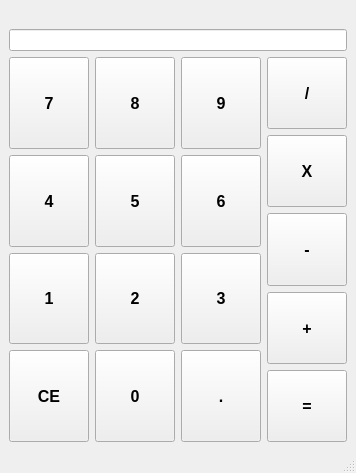
<?xml version="1.0" encoding="UTF-8"?>
<ui version="4.0">
 <class>MainWindow</class>
 <widget class="QMainWindow" name="MainWindow">
  <property name="geometry">
   <rect>
    <x>0</x>
    <y>0</y>
    <width>348</width>
    <height>473</height>
   </rect>
  </property>
  <property name="windowTitle">
   <string>MainWindow</string>
  </property>
  <widget class="QWidget" name="centralwidget">
   <layout class="QGridLayout" name="gridLayout_2">
    <item row="0" column="0">
     <layout class="QVBoxLayout" name="verticalLayout_4">
      <item>
       <layout class="QVBoxLayout" name="verticalLayout_3">
        <item>
         <layout class="QVBoxLayout" name="verticalLayout_2">
          <item>
           <widget class="QLabel" name="LB_Result">
            <property name="maximumSize">
             <size>
              <width>16777215</width>
              <height>50</height>
             </size>
            </property>
            <property name="text">
             <string/>
            </property>
           </widget>
          </item>
          <item>
           <widget class="QLineEdit" name="LE_Result"/>
          </item>
          <item>
           <layout class="QHBoxLayout" name="horizontalLayout_2">
            <item>
             <layout class="QGridLayout" name="gridLayout">
              <item row="1" column="0">
               <widget class="QPushButton" name="BTN_7">
                <property name="sizePolicy">
                 <sizepolicy hsizetype="Minimum" vsizetype="Expanding">
                  <horstretch>0</horstretch>
                  <verstretch>0</verstretch>
                 </sizepolicy>
                </property>
                <property name="font">
                 <font>
                  <pointsize>12</pointsize>
                  <weight>75</weight>
                  <bold>true</bold>
                 </font>
                </property>
                <property name="text">
                 <string>7</string>
                </property>
               </widget>
              </item>
              <item row="3" column="1">
               <widget class="QPushButton" name="BTN_2">
                <property name="sizePolicy">
                 <sizepolicy hsizetype="Minimum" vsizetype="Expanding">
                  <horstretch>0</horstretch>
                  <verstretch>0</verstretch>
                 </sizepolicy>
                </property>
                <property name="font">
                 <font>
                  <pointsize>12</pointsize>
                  <weight>75</weight>
                  <bold>true</bold>
                 </font>
                </property>
                <property name="text">
                 <string>2</string>
                </property>
               </widget>
              </item>
              <item row="2" column="0">
               <widget class="QPushButton" name="BTN_4">
                <property name="sizePolicy">
                 <sizepolicy hsizetype="Minimum" vsizetype="Expanding">
                  <horstretch>0</horstretch>
                  <verstretch>0</verstretch>
                 </sizepolicy>
                </property>
                <property name="font">
                 <font>
                  <pointsize>12</pointsize>
                  <weight>75</weight>
                  <bold>true</bold>
                 </font>
                </property>
                <property name="text">
                 <string>4</string>
                </property>
               </widget>
              </item>
              <item row="4" column="1">
               <widget class="QPushButton" name="BTN_0">
                <property name="sizePolicy">
                 <sizepolicy hsizetype="Minimum" vsizetype="Expanding">
                  <horstretch>0</horstretch>
                  <verstretch>0</verstretch>
                 </sizepolicy>
                </property>
                <property name="font">
                 <font>
                  <pointsize>12</pointsize>
                  <weight>75</weight>
                  <bold>true</bold>
                 </font>
                </property>
                <property name="text">
                 <string>0</string>
                </property>
               </widget>
              </item>
              <item row="4" column="2">
               <widget class="QPushButton" name="BTN_Decimal">
                <property name="sizePolicy">
                 <sizepolicy hsizetype="Minimum" vsizetype="Expanding">
                  <horstretch>0</horstretch>
                  <verstretch>0</verstretch>
                 </sizepolicy>
                </property>
                <property name="font">
                 <font>
                  <pointsize>12</pointsize>
                  <weight>75</weight>
                  <bold>true</bold>
                 </font>
                </property>
                <property name="text">
                 <string>.</string>
                </property>
               </widget>
              </item>
              <item row="2" column="1">
               <widget class="QPushButton" name="BTN_5">
                <property name="sizePolicy">
                 <sizepolicy hsizetype="Minimum" vsizetype="Expanding">
                  <horstretch>0</horstretch>
                  <verstretch>0</verstretch>
                 </sizepolicy>
                </property>
                <property name="font">
                 <font>
                  <pointsize>12</pointsize>
                  <weight>75</weight>
                  <bold>true</bold>
                 </font>
                </property>
                <property name="text">
                 <string>5</string>
                </property>
               </widget>
              </item>
              <item row="3" column="0">
               <widget class="QPushButton" name="BTN_1">
                <property name="sizePolicy">
                 <sizepolicy hsizetype="Minimum" vsizetype="Expanding">
                  <horstretch>0</horstretch>
                  <verstretch>0</verstretch>
                 </sizepolicy>
                </property>
                <property name="font">
                 <font>
                  <pointsize>12</pointsize>
                  <weight>75</weight>
                  <bold>true</bold>
                 </font>
                </property>
                <property name="text">
                 <string>1</string>
                </property>
               </widget>
              </item>
              <item row="3" column="2">
               <widget class="QPushButton" name="BTN_3">
                <property name="sizePolicy">
                 <sizepolicy hsizetype="Minimum" vsizetype="Expanding">
                  <horstretch>0</horstretch>
                  <verstretch>0</verstretch>
                 </sizepolicy>
                </property>
                <property name="font">
                 <font>
                  <pointsize>12</pointsize>
                  <weight>75</weight>
                  <bold>true</bold>
                 </font>
                </property>
                <property name="text">
                 <string>3</string>
                </property>
               </widget>
              </item>
              <item row="2" column="2">
               <widget class="QPushButton" name="BTN_6">
                <property name="sizePolicy">
                 <sizepolicy hsizetype="Minimum" vsizetype="Expanding">
                  <horstretch>0</horstretch>
                  <verstretch>0</verstretch>
                 </sizepolicy>
                </property>
                <property name="font">
                 <font>
                  <pointsize>12</pointsize>
                  <weight>75</weight>
                  <bold>true</bold>
                 </font>
                </property>
                <property name="text">
                 <string>6</string>
                </property>
               </widget>
              </item>
              <item row="4" column="0">
               <widget class="QPushButton" name="BTN_Clear">
                <property name="sizePolicy">
                 <sizepolicy hsizetype="Minimum" vsizetype="Expanding">
                  <horstretch>0</horstretch>
                  <verstretch>0</verstretch>
                 </sizepolicy>
                </property>
                <property name="font">
                 <font>
                  <pointsize>12</pointsize>
                  <weight>75</weight>
                  <bold>true</bold>
                 </font>
                </property>
                <property name="text">
                 <string>CE</string>
                </property>
               </widget>
              </item>
              <item row="1" column="2">
               <widget class="QPushButton" name="BTN_9">
                <property name="sizePolicy">
                 <sizepolicy hsizetype="Minimum" vsizetype="Expanding">
                  <horstretch>0</horstretch>
                  <verstretch>0</verstretch>
                 </sizepolicy>
                </property>
                <property name="font">
                 <font>
                  <pointsize>12</pointsize>
                  <weight>75</weight>
                  <bold>true</bold>
                 </font>
                </property>
                <property name="text">
                 <string>9</string>
                </property>
               </widget>
              </item>
              <item row="1" column="1">
               <widget class="QPushButton" name="BTN_8">
                <property name="sizePolicy">
                 <sizepolicy hsizetype="Minimum" vsizetype="Expanding">
                  <horstretch>0</horstretch>
                  <verstretch>0</verstretch>
                 </sizepolicy>
                </property>
                <property name="font">
                 <font>
                  <pointsize>12</pointsize>
                  <weight>75</weight>
                  <bold>true</bold>
                 </font>
                </property>
                <property name="text">
                 <string>8</string>
                </property>
               </widget>
              </item>
             </layout>
            </item>
            <item>
             <layout class="QVBoxLayout" name="verticalLayout">
              <item>
               <widget class="QPushButton" name="BTN_Divide">
                <property name="sizePolicy">
                 <sizepolicy hsizetype="Minimum" vsizetype="Expanding">
                  <horstretch>0</horstretch>
                  <verstretch>0</verstretch>
                 </sizepolicy>
                </property>
                <property name="font">
                 <font>
                  <pointsize>12</pointsize>
                  <weight>75</weight>
                  <bold>true</bold>
                 </font>
                </property>
                <property name="text">
                 <string>/</string>
                </property>
               </widget>
              </item>
              <item>
               <widget class="QPushButton" name="BTN_Multiply">
                <property name="sizePolicy">
                 <sizepolicy hsizetype="Minimum" vsizetype="Expanding">
                  <horstretch>0</horstretch>
                  <verstretch>0</verstretch>
                 </sizepolicy>
                </property>
                <property name="font">
                 <font>
                  <pointsize>12</pointsize>
                  <weight>75</weight>
                  <bold>true</bold>
                 </font>
                </property>
                <property name="text">
                 <string>X</string>
                </property>
               </widget>
              </item>
              <item>
               <widget class="QPushButton" name="BTN_Minus">
                <property name="sizePolicy">
                 <sizepolicy hsizetype="Minimum" vsizetype="Expanding">
                  <horstretch>0</horstretch>
                  <verstretch>0</verstretch>
                 </sizepolicy>
                </property>
                <property name="font">
                 <font>
                  <pointsize>12</pointsize>
                  <weight>75</weight>
                  <bold>true</bold>
                 </font>
                </property>
                <property name="text">
                 <string>-</string>
                </property>
               </widget>
              </item>
              <item>
               <widget class="QPushButton" name="BTN_Plus">
                <property name="sizePolicy">
                 <sizepolicy hsizetype="Minimum" vsizetype="Expanding">
                  <horstretch>0</horstretch>
                  <verstretch>0</verstretch>
                 </sizepolicy>
                </property>
                <property name="font">
                 <font>
                  <pointsize>12</pointsize>
                  <weight>75</weight>
                  <bold>true</bold>
                 </font>
                </property>
                <property name="text">
                 <string>+</string>
                </property>
               </widget>
              </item>
              <item>
               <widget class="QPushButton" name="BTN_Equal">
                <property name="sizePolicy">
                 <sizepolicy hsizetype="Minimum" vsizetype="Expanding">
                  <horstretch>0</horstretch>
                  <verstretch>0</verstretch>
                 </sizepolicy>
                </property>
                <property name="font">
                 <font>
                  <pointsize>12</pointsize>
                  <weight>75</weight>
                  <bold>true</bold>
                 </font>
                </property>
                <property name="text">
                 <string>=</string>
                </property>
               </widget>
              </item>
             </layout>
            </item>
           </layout>
          </item>
         </layout>
        </item>
       </layout>
      </item>
     </layout>
    </item>
   </layout>
  </widget>
  <widget class="QMenuBar" name="menubar">
   <property name="geometry">
    <rect>
     <x>0</x>
     <y>0</y>
     <width>348</width>
     <height>21</height>
    </rect>
   </property>
  </widget>
  <widget class="QStatusBar" name="statusbar"/>
 </widget>
 <resources/>
 <connections/>
</ui>
